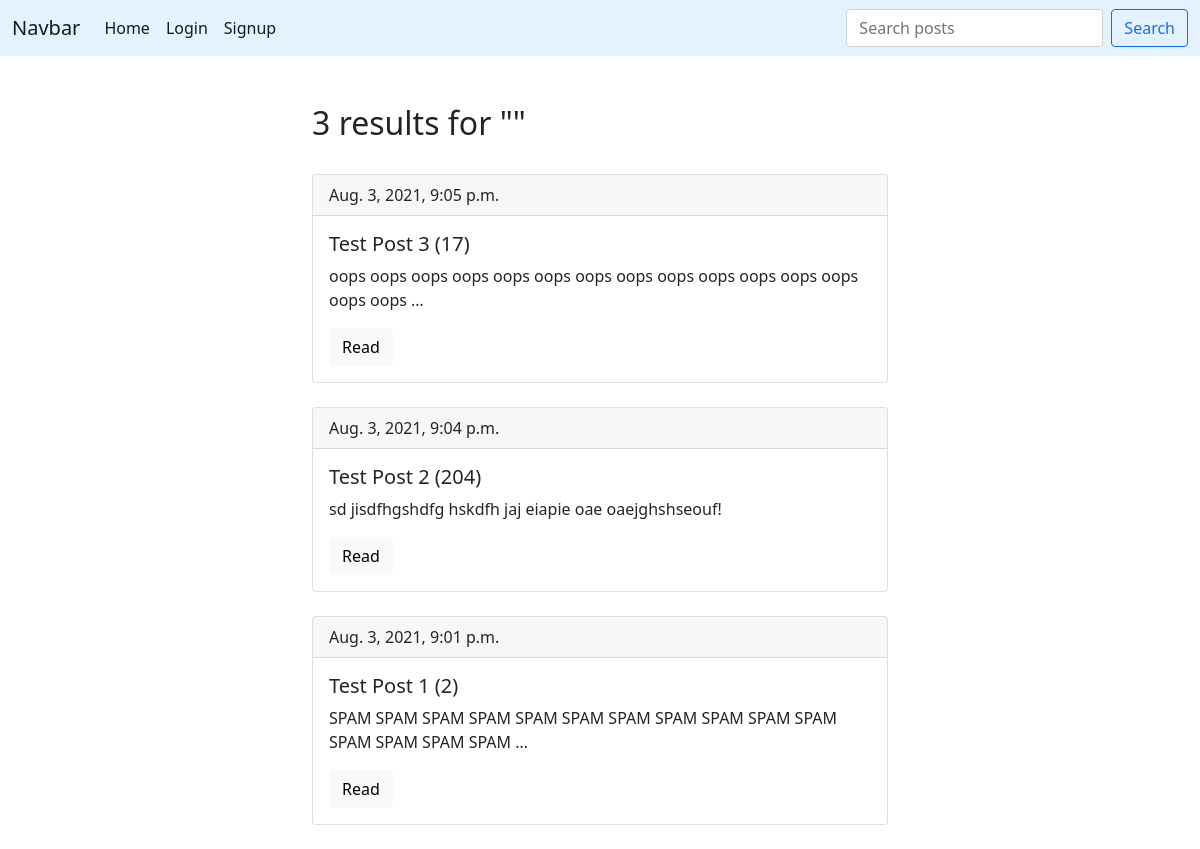
/search/, run on an earlier commit of the app's database.
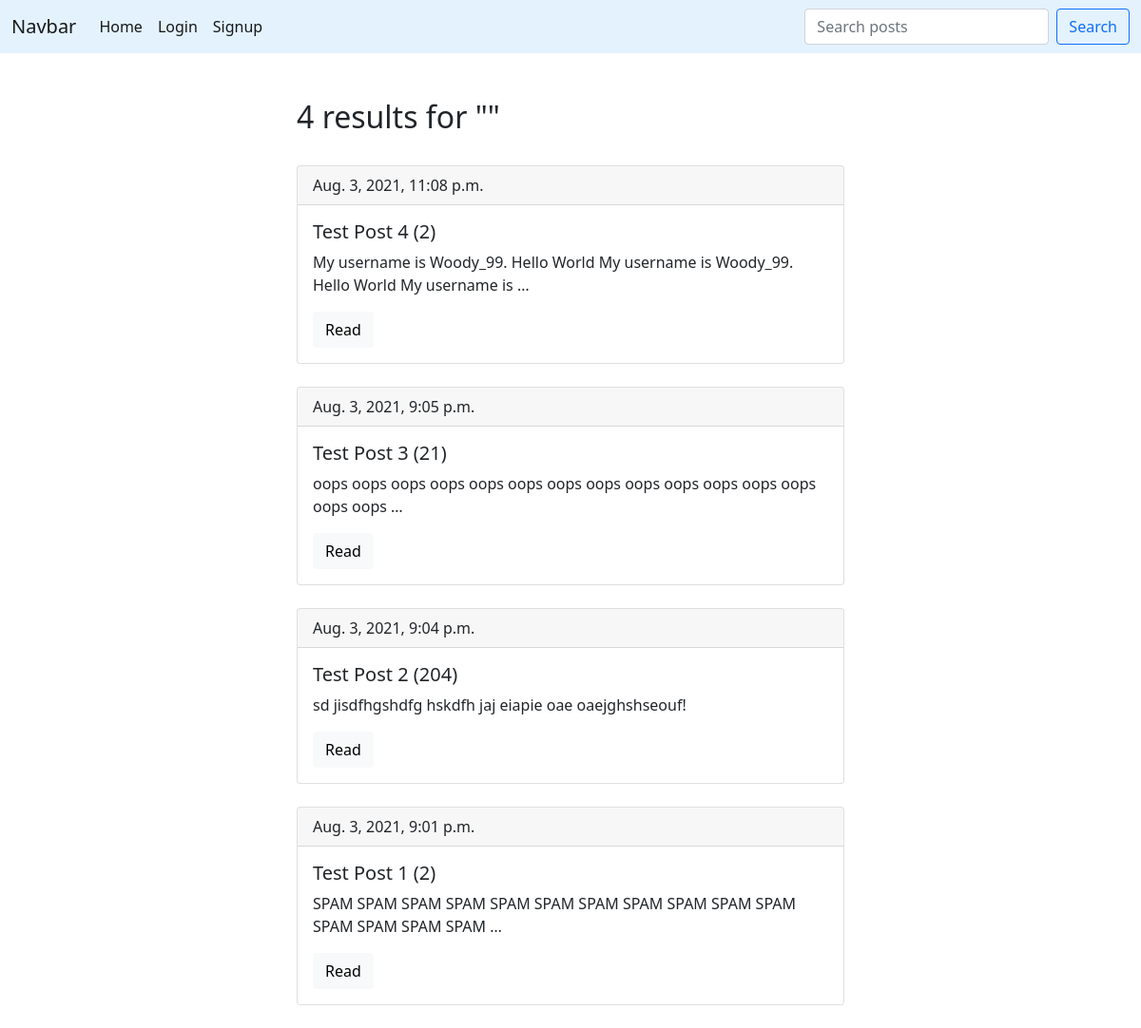
And on a later commit of the database.
### online_journal/models.py (models this page shows, shortened)
class Post(models.Model):
    title = models.CharField('Title', max_length=200)
    text = models.TextField('Text')
    pub_date = models.DateTimeField('Published date', auto_now_add=True)
    is_active = models.BooleanField('Display a post on the site', default=True)
    rating = models.IntegerField('Views count', default=0)
    created_by = models.ForeignKey(User, on_delete=models.CASCADE, verbose_name='User', related_name='posts')
    objects = PostManager()
    def get_absolute_url(self):
        return reverse('post_detail', kwargs={'pk': self.id})

### online_journal/views.py (the view)
# urls.py: path('search/', SearchPostsView.as_view(), name='search_posts'),
class SearchPostsView(generic.ListView):
    model = Post
    template_name = 'online_journal/search_posts.html'
    context_object_name = 'post_list'
    def get_queryset(self):
        search_string = self.request.GET.get('q', '')
        return Post.objects.get_posts_containing(search_string)
    def get_context_data(self, **kwargs):
        context = super().get_context_data(**kwargs)
        context['search_string'] = self.request.GET.get('q', '')
        return context

### online_journal/managers.py (called while the page is built)
    @active_posts
    def get_posts_reverse_ordered_by_date(self):
        return super().get_queryset().order_by('-pub_date')

    def get_posts_containing(self, search_string):
        return self.get_posts_reverse_ordered_by_date().filter(title__contains=search_string)

### online_journal/utils.py (called while the page is built)
def active_posts(get_queryset):
    @wraps(get_queryset)
    def wrapper(self):
        queryset = get_queryset(self)
        return queryset.filter(is_active=True)
    return wrapper

### online_journal/templates/online_journal/search_posts.html (shortened to what this page needs)
{% extends 'base.html' %}
{% block content %}
    <div class="row">
        <div class="col">
            <h2>{{ post_list.count }} results for "{{ search_string }}"</h2>
        </div>
    </div>
    {% include 'online_journal/includes/post_list.html' %}
{% endblock %}

### online_journal/templates/online_journal/includes/post_list.html
{% for post in post_list %}
    <div class="card mt-4">
        <div class="card-header">
            {{ post.pub_date }}
        </div>
        <div class="card-body">
            <h5 class="card-title">{{ post.title }}  ({{ post.rating }})</h5>
            <p class="card-text">{{ post.text|truncatewords:15 }}</p>
            <a href="{{ post.get_absolute_url }}" class="btn btn-light">Read</a>
        </div>
    </div>
{% empty %}
    <hr>
    <h6 class="empty-content">No posts</h6>
{% endfor %}

What changed in the data, as far as the page shows it:
added Post: pub_date "Aug. 3, 2021, 11:08 p.m.", title "Test Post 4", rating "2", text "My username is Woody_99. Hello World My username is Woody_99. Hello World My username is …"
changed Post "Test Post 3": rating "17" → "21"
Also different on the page:
{{ post_list.count }}: "3" → "4"
